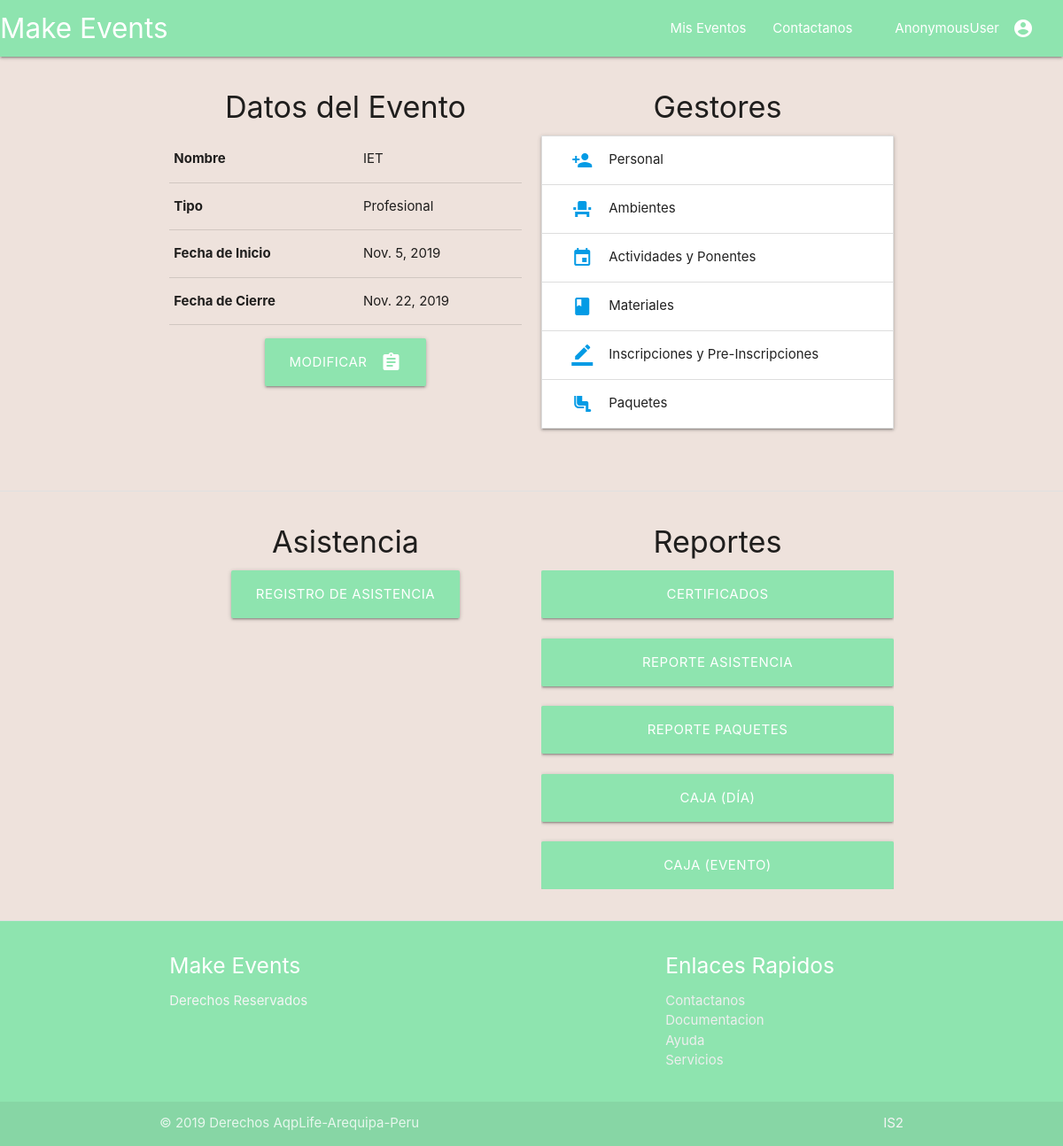
The app's page /eventos/2/evento, older data.
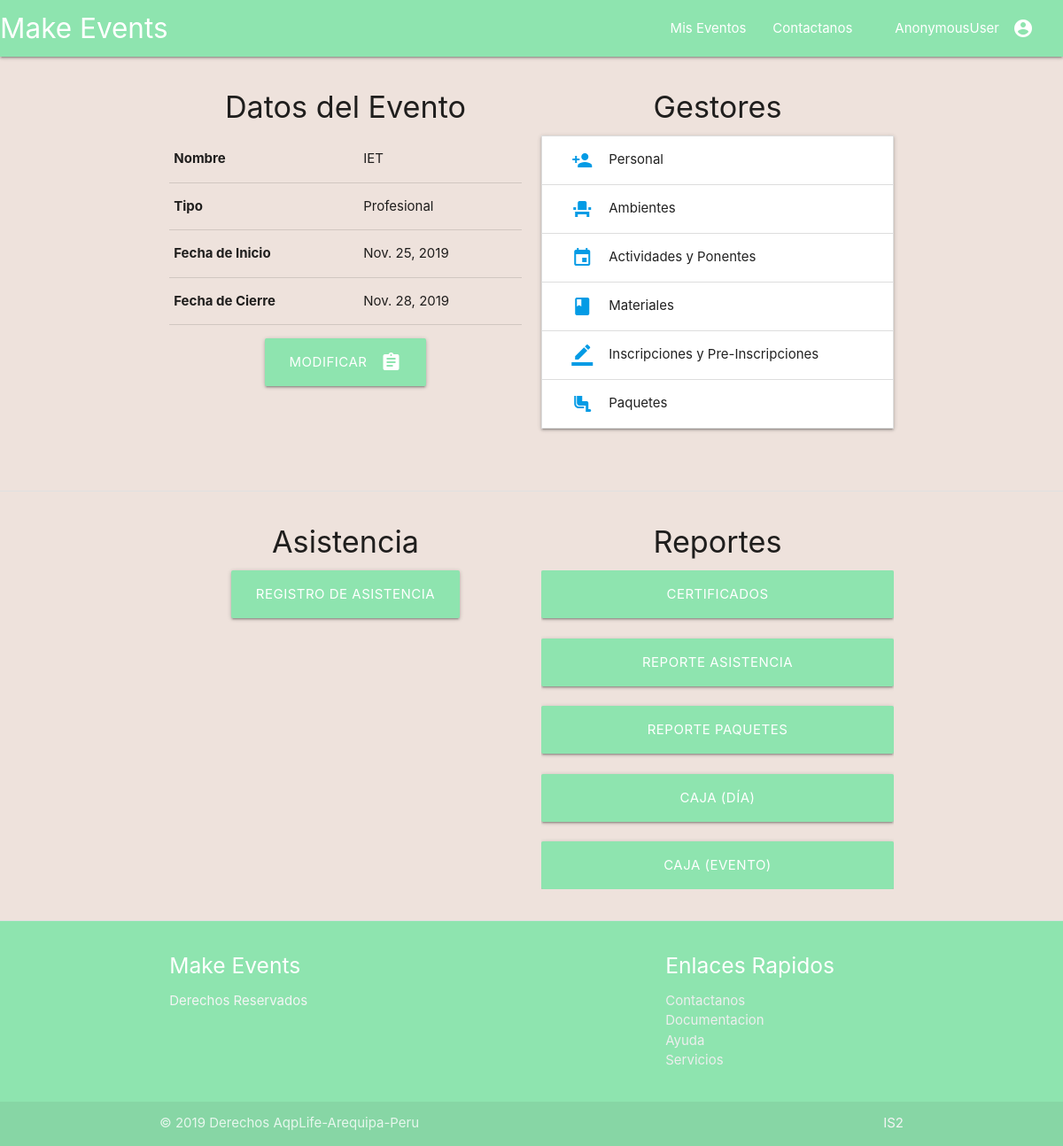
The same page, newer data.
### eventos/models.py (models this page shows, shortened)
class Evento(models.Model):
	nombre				=models.CharField(unique=True,max_length=30)
	tipo_evento			=models.CharField(max_length=20)
	fecha_inicio		=models.DateField(default=date.today)
	fecha_fin			=models.DateField(default=date.today)

### eventos/views_modulo_configuracion.py (the view, shortened to what this page needs)
# urls.py: path('<int:evento_id>/evento',views.EventoDetailView.as_view(),name='evento'),
class EventoDetailView(DetailView):
    template_name='eventos/evento.html'
    def  get_object(self):
        _id=self.kwargs.get("evento_id")
        return get_object_or_404(Evento,id=_id)
    def get(self,request,*args,**kwargs):
        _id=self.kwargs.get("evento_id")
        evento = Evento.objects.get(id=_id)
        return super(EventoDetailView, self).get(request, *args, **kwargs)

### eventos/templates/eventos/evento.html (shortened to what this page needs)
{%extends 'eventos/index.html'%}
{%block section_1%}
	<div class="section container row">
		<div class="col s6">
			<h4 class="center-align"> Datos del Evento</h4>
			<table class="highlight">
				<thead>
					<tr>
					<th>Nombre</th>
					<td>{{object.nombre}}</td>
					</tr>
				</thead>
				<tbody>
				<tr>
					<th>Tipo</th>
					<td>{{object.tipo_evento}}</td>
				</tr>
				<tr>
					<th>Fecha de Inicio</th>
					<td>{{object.fecha_inicio}}</td>
				</tr>
				<tr>
					<th>Fecha de Cierre</th>
					<td>{{object.fecha_fin}}</td>
				</tr>
				</tbody>
			</table>
			<div class="section center-align">
				<a href="{%url 'eventos:modificar_evento' object.id%}" class="waves-effect waves-light btn-large center-align"><i class="material-icons right">assignment</i>Modificar</a>
			</div>
		</div>
		<div class="col s6 center-align row">
			<h4>Gestores</h4>
			<ul class="collapsible">
				<li>
				<div class="collapsible-header">
					<a href="{%url 'eventos:gestionar_personal' object.id%}"><i class="material-icons right">person_add</i></a> Personal
				</div>
				</li>
				<li>
				<div class="collapsible-header">
					<a href="{%url 'eventos:gestionar_ambiente' object.id%}"><i class="material-icons right">event_seat</i></a> Ambientes
				</div>
				</li>
				<li>
				<div class="collapsible-header">
					<a href="{%url 'eventos:gestionar_actividad' object.id%}"><i class="material-icons right">event</i></a>Actividades y Ponentes
				</div>
				</li>
				<li>
				<div class="collapsible-header">
					<a href="{%url 'eventos:gestionar_material' object.id%}"><i class="material-icons right">class</i></a>Materiales </div>
				</li>
				<li>
				<div class="collapsible-header"><a href="{%url 'eventos:gestionar_ambiente' object.id%}"><i class="material-icons right">border_color</i></a>Inscripciones y Pre-Inscripciones</div>
				<li>
				<div class="collapsible-header"><a href="{%url 'eventos:gestionar_paquete' object.id%}"><i class="material-icons right">airline_seat_legroom_normal</i></a>Paquetes</div>
				</li>
				</li>
			</ul>
		</div>
		</div>
{%endblock%}
{%block section_2%}
	<div class="container row section">
		<div class="col s6 center-align">
			<h4 class="center-align">Asistencia</h4>
			<a  class="btn-large" href="{%url 'eventos:gestionar_asistencia' object.id%}">Registro de Asistencia</a>
		</div>
		<div class="col s6 center-align">
			<h4 class="center-align">Reportes</h4>
			<form method='get' action='#' target="_blank" style="text-align:center;display: block;
overflow: auto;">
    			<input type="submit" value="Certificados" name="generar_certificados" class="btn-large" style="width:100%">
    			<br><br>
    			<input type="submit" value="Reporte Asistencia" name="reporte_asistencia" class="btn-large"style="width:100%">
    			<br><br>
    			<input type="submit" value="Reporte Paquetes" name="reporte_paquete" class="btn-large"style="width:100%">
    			<br><br>
    			<input type="submit" value="Caja (Día)" name="caja_dia" class="btn-large"style="width:100%">
    			<br><br>
    			<input type="submit" value="Caja (Evento)" name="caja_evento" class="btn-large"style="width:100%">
			</form>
		</div>
	</div>
{%endblock%}

Row changes from the older to the newer data that the page shows:
changed Evento "IET": fecha_inicio "Nov. 5, 2019" → "Nov. 25, 2019"; fecha_fin "Nov. 22, 2019" → "Nov. 28, 2019"
